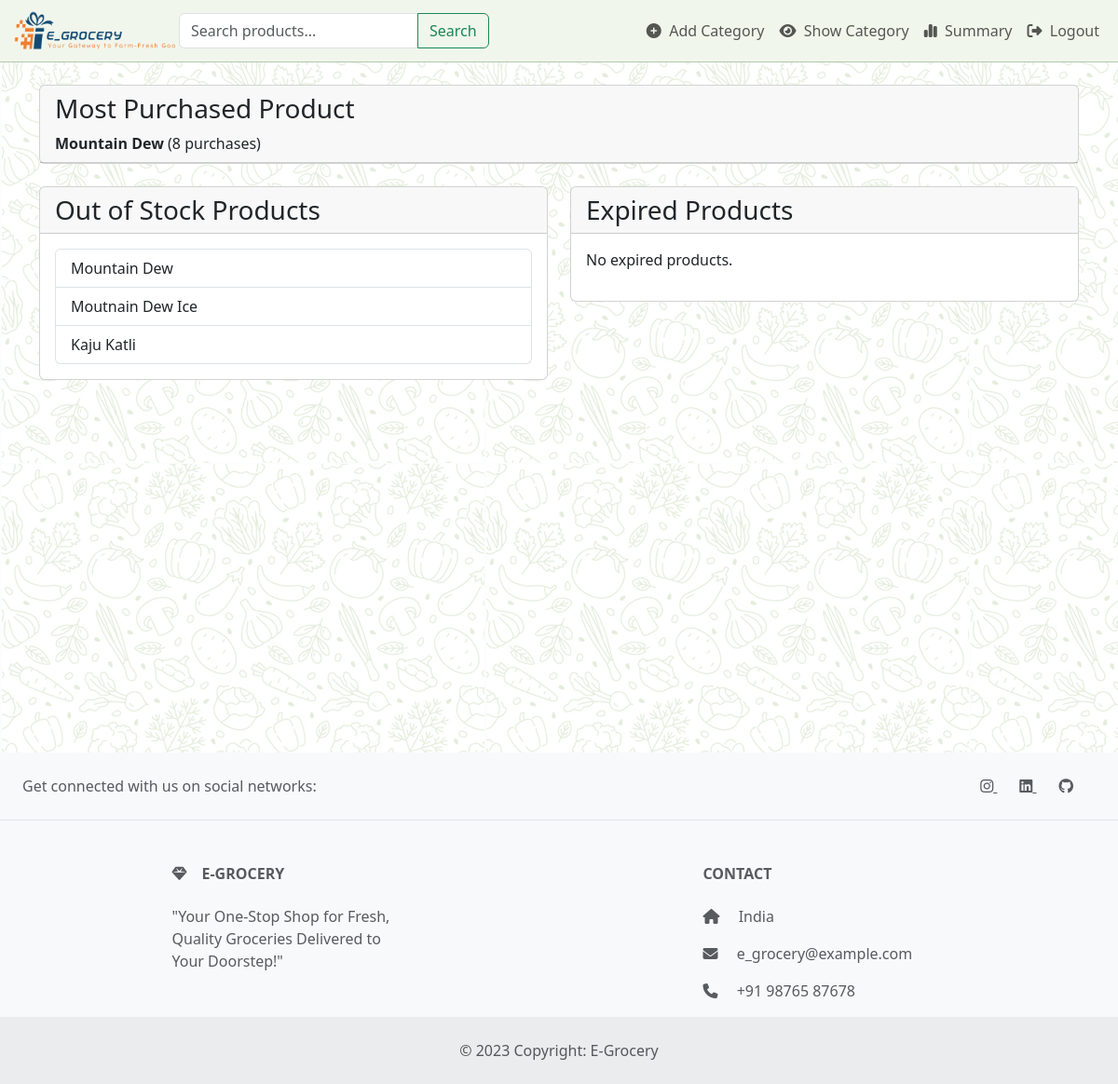
Screenshot of /summary (signed in) with the database file from the repository.
### models.py (models this page shows)
class Product(db.Model):
    id = db.Column(db.Integer, primary_key=True)
    name = db.Column(db.String(50))
    price = db.Column(db.Float)
    photo = db.Column(db.String(255))
    manufacturing_date = db.Column(db.Date)
    expiry_date = db.Column(db.Date)
    quantity = db.Column(db.Integer)
    quantity_unit = db.Column(db.String(10))
    number  = db.Column(db.Integer)
    timestamp_added = db.Column(db.DateTime, default=datetime.utcnow)
    category_id = db.Column(db.Integer, db.ForeignKey('category.id'))

### app.py (the view)
@app.route('/summary')
@login_required
def summary():
    if not current_user.is_admin:
        flash('You do not have permission to access this page.', 'warning')
        return redirect(url_for('dashboard'))
    categories = Category.query.all()
    products_dict = {}
    for category in categories:
        products = Product.query.filter_by(category_id=category.id).order_by(desc(Product.timestamp_added)).all()
        non_expired_products = [product for product in products if product.expiry_date >= datetime.now().date()]
        products_dict[category.id] = non_expired_products
    most_purchased_product, total_purchases = get_most_purchased_product()
    out_of_stock_products, expired_products = get_out_of_stock_or_expired_products()
    return render_template('summary.html', categories=categories, products_dict=products_dict,
                           most_purchased_product=most_purchased_product, total_purchases=total_purchases,
                           out_of_stock_products=out_of_stock_products, expired_products=expired_products)

### app.py (called while the page is built)
@login_manager.user_loader
def load_user(id):
    return User.query.get(int(id))

### models.py (called while the page is built)
def get_most_purchased_product():
    most_purchased_product = db.session.query(
        OrderProducts.product_id, func.count(OrderProducts.product_id).label('total')
    ).group_by(OrderProducts.product_id).order_by(func.count(OrderProducts.product_id).desc()).first()
    if most_purchased_product:
        product_id, total_purchases = most_purchased_product
        most_purchased_product = Product.query.get(product_id)
        return most_purchased_product, total_purchases
    return None, 0

def get_out_of_stock_or_expired_products():
    out_of_stock_products = Product.query.filter(Product.number <= 0).all()
    expired_products = Product.query.filter(Product.expiry_date < datetime.now().date()).all()
    return out_of_stock_products, expired_products

### templates/summary.html
{% extends "base.html" %}
{% block content %}
<div class="container mt-4">
    <div class="row mt-4">
        <div class="col-md-12">
            <div class="card">
                <div class="card-header">
                    {% if most_purchased_product %}
                    <h3>Most Purchased Product </h3>
                    <li class="list-group-item"><strong>{{ most_purchased_product.name }}</strong> ({{ total_purchases }} purchases)</li>
                    {% else %}
                    <p>No purchases yet.</p>
                    {% endif %}
                </div>
            </div>
        </div>
    </div>
    <div class="row mt-4">
        <div class="col-md-6">
            <div class="card">
                <div class="card-header">
                    <h3 class="mb-0">Out of Stock Products</h3>
                </div>
                <div class="card-body">
                    {% if out_of_stock_products %}
                    <ul class="list-group">
                        {% for product in out_of_stock_products %}
                        <li class="list-group-item">{{ product.name }}</li>
                        {% endfor %}
                    </ul>
                    {% else %}
                    <p>No out of stock products.</p>
                    {% endif %}
                </div>
            </div>
        </div>
        <div class="col-md-6">
            <div class="card">
                <div class="card-header">
                    <h3 class="mb-0">Expired Products</h3>
                </div>
                <div class="card-body">
                    {% if expired_products %}
                    <ul class="list-group">
                        {% for product in expired_products %}
                        <li class="list-group-item">{{ product.name }}</li>
                        {% endfor %}
                    </ul>
                    {% else %}
                    <p>No expired products.</p>
                    {% endif %}
                </div>
            </div>
        </div>
    </div>
</div>
{% endblock %}

### static/style.css (style rules this page uses)
.bg-image { background-image: url('/static/images/bg-image.png'); }

### rows the page displays
Product: name "Mountain Dew"
Product: name "Mountain Dew"
Product: name "Moutnain Dew Ice"
Product: name "Kaju Katli"

### other values shown
{{ name }} "Add Category Show Category Summary Logout"
{{ total_purchases }} "8"
